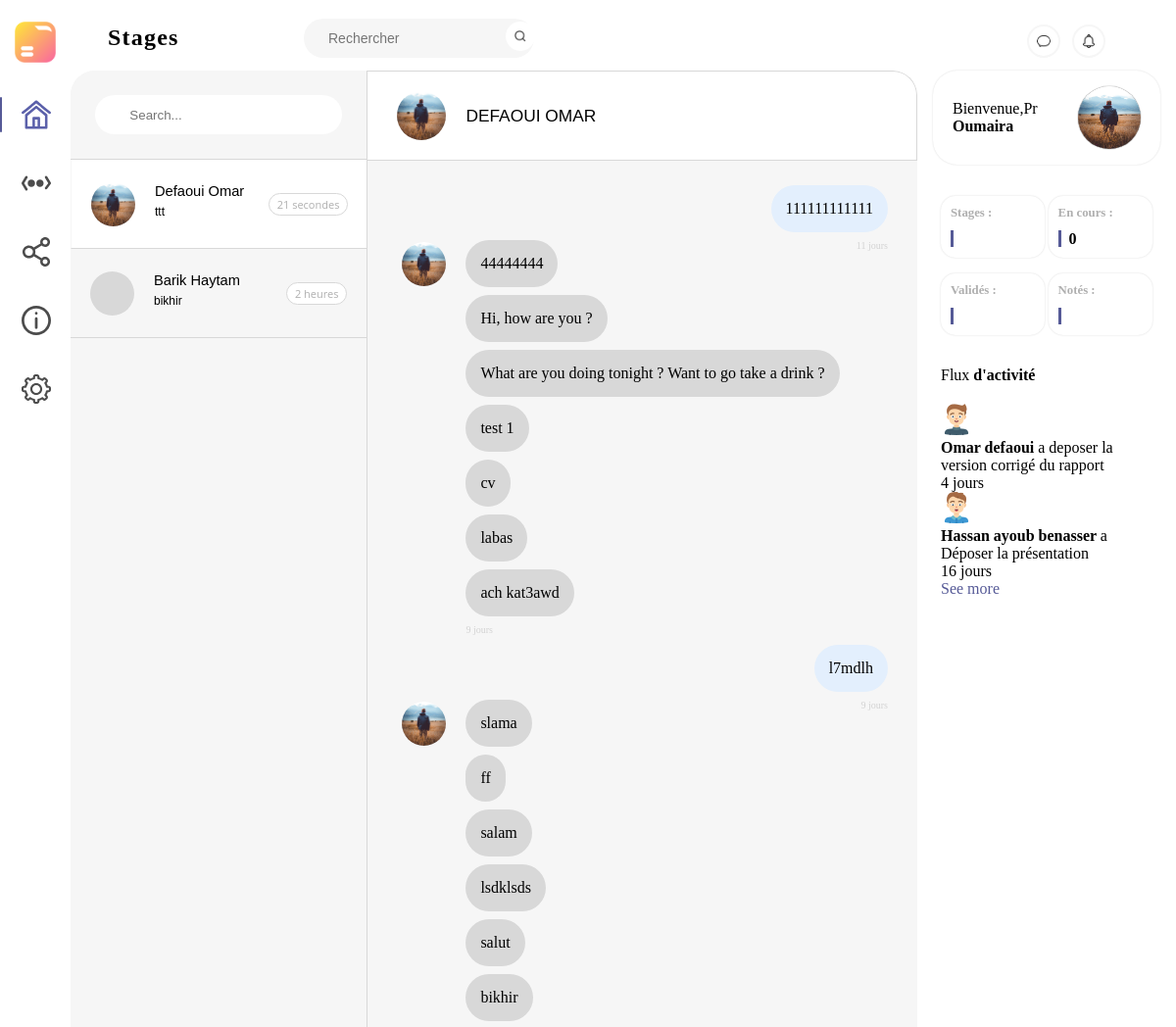
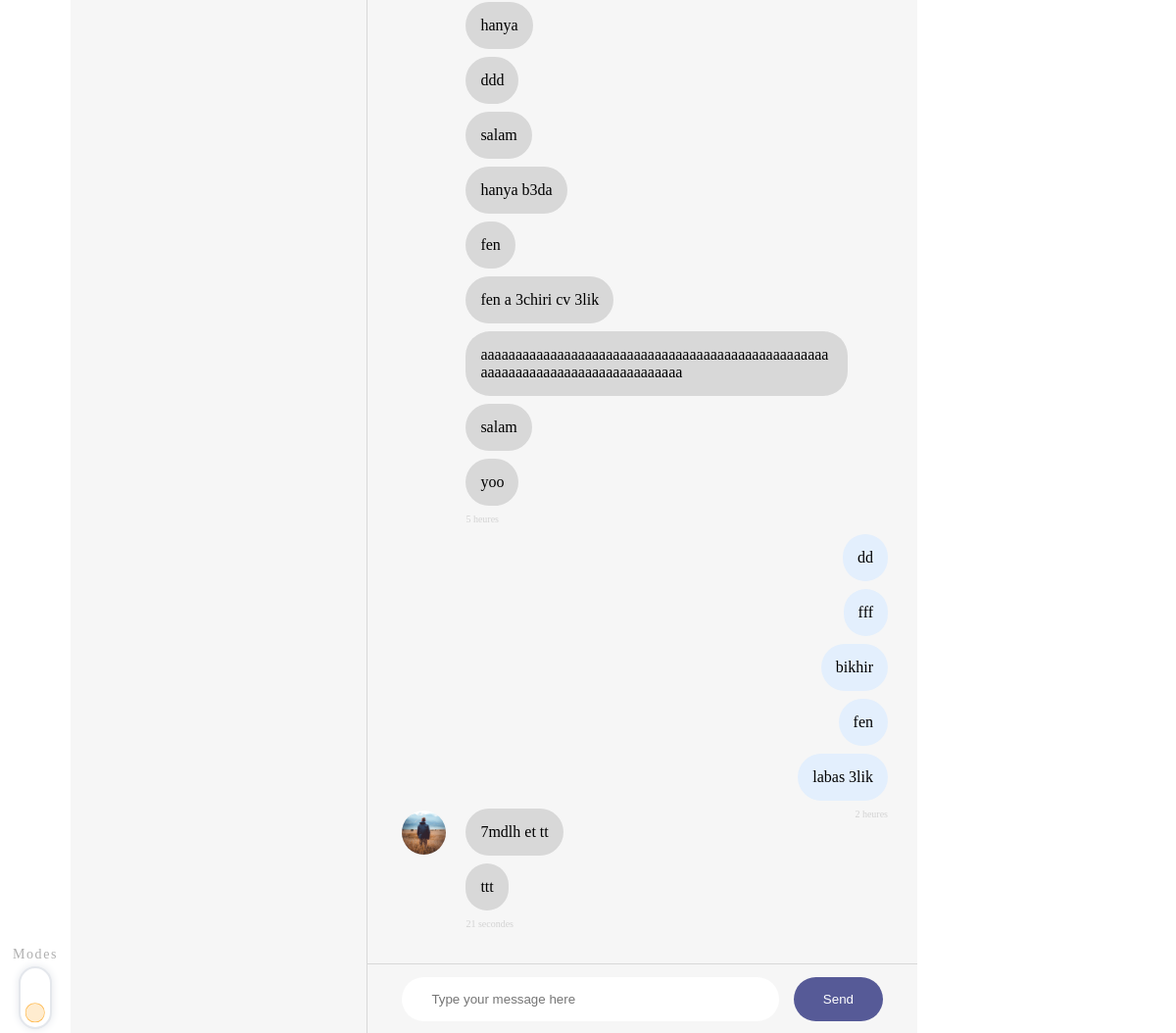
Page /enseignant/chat/chat.php (signed in) on the committed database (2 pictures, top to bottom).
### tables this page shows
CREATE TABLE `conversation` (
  `conversation_id` int(11) NOT NULL,
  `conversation_etudiant_id` int(20) NOT NULL,
  `conversation_enseignant_id` int(20) NOT NULL
);

CREATE TABLE `etudiant` (
  `id_etudiant` int(15) NOT NULL,
  `prenom` varchar(30) NOT NULL,
  `nom` varchar(30) NOT NULL,
  `email` varchar(50) NOT NULL,
  `code` varchar(25) NOT NULL,
  `photo` varchar(80) DEFAULT NULL,
  `Filière` varchar(25) NOT NULL
);

CREATE TABLE `message` (
  `message_id` int(20) NOT NULL,
  `message_content` varchar(500) NOT NULL,
  `message_date` datetime NOT NULL,
  `message_sender` int(1) NOT NULL,
  `message_conversation_id` int(20) NOT NULL
);

CREATE TABLE `enseignant` (
  `id_enseignant` int(20) NOT NULL,
  `prenom_enseignant` varchar(30) NOT NULL,
  `nom_enseignant` varchar(30) NOT NULL,
  `email` varchar(30) NOT NULL,
  `code` varchar(30) NOT NULL,
  `photo` varchar(30) NOT NULL
);

### enseignant/chat/send_msg.php (called while the page is built)
<?php
if (isset($_POST['send_message'])) {
    $message = $_POST['message'];
    $date = date('Y-m-d h:m:sa');
    $sender = 0;
    $conversation_id = $_POST['conversation_id'];
    $convIndex = $_POST['conv_index'];
    $requetteMessage = "INSERT INTO message (message_content,message_date,message_sender,
            message_conversation_id) VALUES ('$message','$date','$sender','$conversation_id')";
    $resultatMessage = mysqli_query($link, $requetteMessage);
} else
    $convIndex = getActiveConvIndex();
?>

### enseignant/chat/chat.php (the view, shortened to what this page needs)
<?php
if (isset($_SESSION['id'])) {
  include('../../connexion.php');
  $id_enseignant = $_SESSION['id'];
  $requetteEtudiant = "SELECT * FROM enseignant WHERE id_enseignant = $id_enseignant";
  $resultatEtudiant = mysqli_query($link, $requetteEtudiant);
  $dataEtudiant = mysqli_fetch_assoc($resultatEtudiant);
  $id_enseignant = $dataEtudiant['id_enseignant'];
  $nom = $dataEtudiant['nom_enseignant'];
  $photo = $dataEtudiant['photo'];
  include('send_msg.php');
  $requette = "SELECT * FROM conversation c,etudiant e WHERE
    c.conversation_enseignant_id=$id_enseignant AND c.conversation_etudiant_id=e.id_etudiant";
  $resultat = mysqli_query($link, $requette);
  $conversations = array();
  $chats = array();
  while ($data = mysqli_fetch_assoc($resultat)) {
    $conversations[] = $data;
    $conversation_id = $data['conversation_id'];
    $requetteChat = "SELECT * FROM message WHERE message_conversation_id = $conversation_id";
    $resultatChat = mysqli_query($link, $requetteChat);
    $chat = array();
    while ($dataChat = mysqli_fetch_assoc($resultatChat)) {
      $chat[] = $dataChat;
    }
    $chats[] = $chat;
  }
} else {
  header("location:login.php");
}
?>
<!DOCTYPE html>
<html lang="fr">
<head>
  <link rel="stylesheet" href="../../main_style.css">
  <link rel="stylesheet" href="../../student/chat/css/chat.css">
  <link rel="stylesheet" href="../style_accueil_nav.css ">
  <link rel="stylesheet" href="../right_section_style.css">
</head>
<body>
  <nav>
        <div id="logo_container">
            <img src="../../assets/local_assets/images/logo.png" alt="Logo" id="logo">
        </div>
        <div id="nav_center">
            <h2>Stages</h2>
            <div id="search_bar">
            <form action="" method="POST" id="test">
                <input type="text" name="search1" placeholder="Rechercher" id="inputes">
                <button type="submit" name="sent" id="test1"><img src="../../assets/local_assets/images/search.png" alt="search" class="rounded_icon_light"></button>
            </form>
            </div>
        </div>
            <div id="nav_right">
                <img src="../../assets/local_assets/images/chat.png" alt="chat" class="rounded_icon_dark">
                <img src="../../assets/local_assets/images/notification.png" alt="notifications" class="rounded_icon_dark">
            </div>
    </nav>
  <div id="content">
    <aside id="left_side">
      <div id="left_navition">
        <li><a href="#" class="nav_active">
            <div></div><img src="../../assets/local_assets/svg/home.svg" alt="">
          </a></li>
        <li><a href="#">
            <div></div><img src="../../assets/local_assets/svg/more.svg" alt="">
          </a></li>
        <li><a href="#">
            <div></div><img src="../../assets/local_assets/svg/share.svg" alt="">
          </a></li>
        <li><a href="../../index.html">
            <div></div><img src="../../assets/local_assets/svg/about.svg" alt="">
          </a></li>
        <li><a href="../../profile/profile.php">
            <div></div><img src="../../assets/local_assets/svg/settings.svg" alt="">
          </a></li>
      </div>
      <div id="modes">
        <p>Modes</p>
        <div id="mode_toggle">
          <label>
            <div class='toggle-slot'>
              <div class='sun-icon-wrapper'>
                <div class="iconify sun-icon" data-icon="feather-sun" data-inline="false"></div>
              </div>
              <div class='toggle-button'></div>
            </div>
          </label>
        </div>
      </div>
    </aside>
    <main>
      <?php
      if (count($conversations) == 0) {
      ?>
        <div class="empty_container">
          <img src="../../assets/local_assets/svg/no_chat.svg" alt="empty" height="70%">
        </div>
      <?php
      } else {
      ?>
        <div class="chat_container">
          <section class="discussions">
            <div class="discussion search">
              <div class="searchbar">
                <input type="text" placeholder="Search..."></input>
              </div>
            </div>
            <?php
            for ($i = 0; $i < count($conversations); $i++) {
              $lastMessage = $chats[$i][count($chats[$i]) - 1];
              $convLastMessage = $lastMessage['message_content'];
              $senderName = $conversations[$i]['nom'] . ' ' . $conversations[$i]['prenom'];
              $senderIcon = $conversations[$i]['photo'];
              $convDate = getDiffDate($lastMessage['message_date']);
            ?>
              <form action="#" method="post">
                <div type="submit" class="discussion<?php if ($i == $convIndex) echo ' message-active' ?>" onClick="document.forms[<?php echo $i ?>].submit();">
                  <div class="photo" style="background-image: url('../../assets/assets/images/<?php echo $senderIcon ?>');">
                  </div>
                  <div class="desc-contact">
                    <p class="name"><?php echo $senderName ?></p>
                    <p class="message"><?php echo $convLastMessage ?></p>
                  </div>
                  <div class="timer"><?php echo $convDate ?></div>
                </div>
              </form>
            <?php
            }
            ?>
          </section>
          <section class="chat">
            <div class="header-chat">
              <div class="photo" style="background-image: url('../../assets/assets/images/<?php echo $conversations[$convIndex]['photo'] ?>');"></div>
              <p class="name"><?php echo $conversations[$convIndex]['nom'] . ' ' . $conversations[$convIndex]['prenom'] ?></p>
            </div>
            <div class="messages-chat">
              <?php
              $length = count($chats[$convIndex]);
              for ($i = 0; $i < $length; $i++) {
                $message_content = $chats[$convIndex][$i]['message_content'];
                $message_sender = $chats[$convIndex][$i]['message_sender'];
                $message_date = $chats[$convIndex][$i]['message_date'];
                $isWithImage = $i == 0 ? True : ($message_sender != $chats[$convIndex][$i - 1]['message_sender']);
                $isReponse = $message_sender == 0;
                $isLast = $i == $length - 1 ? True : ($message_sender != $chats[$convIndex][$i + 1]['message_sender']);
              ?>
                <div class="message<?php if (!$isWithImage) echo ' text-only' ?>">
                  <?php if ($isWithImage && !$isReponse) { ?>
                    <div class="photo" style="background-image: url('../../assets/assets/images/<?php echo $conversations[$convIndex]['photo'] ?>');">
                    </div>
                  <?php } ?>
                  <div class="<?php if ($isReponse) echo 'response' ?>">
                    <p class="text"><?php echo $message_content ?></p>
                  </div>
                </div>
                <?php if ($isLast) { ?>
                  <p class="<?php if ($isReponse) echo 'response-time ' ?>time"><?php echo getDiffDate($message_date) ?></p>
                <?php } ?>
              <?php } ?>
            </div>
            <div class="footer-chat">
              <form action="#" method="post">
                <input type="text" name="message" id="write_message" placeholder="Type your message here" required="required" autofocus>
                <input type="submit" name="send_message" id="send_message" value="Send">
              </form>
            </div>
          </section>
        </div>
      <?php } ?>
    </main>
    <aside id="right_side">
      <div id="hello_container" onClick="window.open('../../profile/profile.php', '_self')">
        <p>Bienvenue,Pr<br><b><?php echo  $nom ?></b></p>
        <img src="../../assets/assets/images/<?php echo $photo ?>" alt="user_icon">
      </div>
      <?php
      $stagesCount = $_SESSION['stagesCount'];
      $stagesValideCount = $_SESSION['stagesValideCount'];
      $stagesNotesCount = $_SESSION['stagesNotesCount'];
      ?>
      <div id="overview_container">
        <div class="overview">
          <p class="overview_name">Stages :</p>
          <b class="overview_data"><?php echo $stagesCount ?></b>
        </div>
        <div class="overview">
          <p class="overview_name">En cours :</p>
          <b class="overview_data"><?php echo $stagesCount - $stagesNotesCount ?></b>
        </div>
        <div class="overview">
          <p class="overview_name">Validés :</p>
          <b class="overview_data"><?php echo $stagesValideCount ?></b>
        </div>
        <div class="overview">
          <p class="overview_name">Notés :</p>
          <b class="overview_data"><?php echo $stagesNotesCount ?></b>
        </div>
      </div>
      <div id="activity_container">
        <p id="activity_title">Flux <b>d'activité</b></p>
        <div class="feed">
                        <img src="../../assets/local_assets/images/face1.png" alt="user_icon">
                        <div class="text_container">
                            <p class="content"><b>Omar defaoui</b> a deposer la version corrigé du rapport</p>
                            <p class="time"> 4 jours </p>
                        </div>
                    </div>
                    <div class="feed">
                        <img src="../../assets/local_assets/images/face2.png" alt="user_icon">
                        <div class="text_container">
                            <p class="content"><b>Hassan ayoub benasser </b> a Déposer la présentation</p>
                            <p class="time">16 jours</p>
                        </div>
        </div>
        <a href="../activity/activity.php" id="see_more">See more</a>
      </div>
    </aside>
  </div>
  <link rel="stylesheet" href="//code.jquery.com/ui/1.11.4/themes/smoothness/jquery-ui.css">
</body>
</html>
<?php
function getActiveConvIndex()
{
  if (isset($_POST['conv_index'])) {
    return $_POST['conv_index'];
  } else
    return 0;
}
function getDiffDate($lastDate)
{
  $diff = abs(strtotime(date("Y-m-d h:m:s")) - strtotime($lastDate));
  $years = floor($diff / (365 * 60 * 60 * 24));
  $months = floor(($diff - $years * 365 * 60 * 60 * 24) / (30 * 60 * 60 * 24));
  $days = floor(($diff - $years * 365 * 60 * 60 * 24 - $months * 30 * 60 * 60 * 24) / (60 * 60 * 24));
  $hours   = floor(($diff - $years * 365 * 60 * 60 * 24 - $months * 30 * 60 * 60 * 24 - $days * 60 * 60 * 24) / (60 * 60));
  $minuts  = floor(($diff - $years * 365 * 60 * 60 * 24 - $months * 30 * 60 * 60 * 24 - $days * 60 * 60 * 24 - $hours * 60 * 60) / 60);
  $seconds = floor(($diff - $years * 365 * 60 * 60 * 24 - $months * 30 * 60 * 60 * 24 - $days * 60 * 60 * 24 - $hours * 60 * 60 - $minuts * 60));
  if ($years != 0)
    $result = $years . ' années';
  elseif ($months != 0)
    $result = $months . ' mois';
  elseif ($days != 0)
    $result = $days . ' jours';
  elseif ($hours != 0)
    $result = $hours . ' heures';
  elseif ($minuts != 0)
    $result = $minuts . ' minutes';
  elseif ($seconds != 0)
    $result = $seconds . ' secondes';
  else
    $result = 'A l\'instant';
  return $result;
}
?>

### rows in the picture
conversation: etudiant.photo (picture), etudiant.nom+prenom "Defaoui Omar"
message: message_content "ttt", message_date "21 secondes"
conversation: etudiant.nom+prenom "Barik Haytam"
message: message_content "bikhir", message_date "2 heures"
etudiant: photo (picture), nom "DEFAOUI", prenom "OMAR"
message: message_content "111111111111", message_date "11 jours"
message: etudiant.photo (picture), message_content "44444444"
message: message_content "Hi, how are you ?"
message: message_content "What are you doing tonight ? Want to go take a drink ?"
message: message_content "test 1"
message: message_content "cv"
message: message_content "labas"
message: message_content "ach kat3awd", message_date "9 jours"
message: message_content "l7mdlh", message_date "9 jours"
message: etudiant.photo (picture), message_content "slama"
message: message_content "ff"
message: message_content "salam"
message: message_content "lsdklsds"
message: message_content "salut"
message: message_content "bikhir"
message: message_content "hanya"
message: message_content "ddd"
message: message_content "salam"
message: message_content "hanya b3da"
message: message_content "fen"
message: message_content "fen a 3chiri cv 3lik"
message: message_content "aaaaaaaaaaaaaaaaaaaaaaaaaaaaaaaaaaaaaaaaaaaaaaaaaaaaaaaaaaaaaaaaaaaaaaaaaaaaaaa"
message: message_content "salam"
message: message_content "yoo", message_date "5 heures"
message: message_content "dd"
message: message_content "fff"
message: message_content "bikhir"
message: message_content "fen"
message: message_content "labas 3lik", message_date "2 heures"
message: etudiant.photo (picture), message_content "7mdlh et tt"
enseignant: nom_enseignant "Oumaira", photo (picture)

### other values in the picture
$stagesCount - $stagesNotesCount "0"
